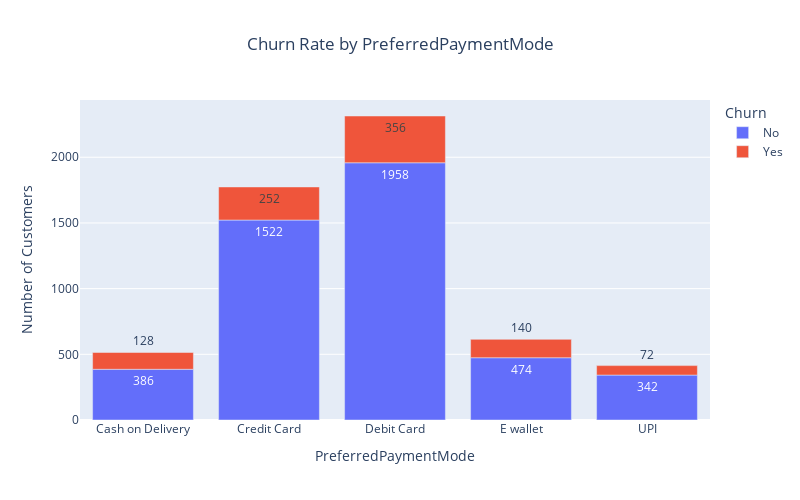

Notebook code cell kept with this figure:
### Code cell
plot_cat_churn_rate('PreferredPaymentMode', ecom_cus_df)

### Figure 1 — Plotly figure (JSON) as saved in the notebook; plotly's stock layout.template omitted (floating-point values rounded to 4 significant figures)
{"data": [{"alignmentgroup": "True", "hovertemplate": "Churn=No<br>PreferredPaymentMode=%{x}<br>count=%{text}<extra></extra>", "legendgroup": "No", "marker": {"color": "#636efa", "pattern": {"shape": ""}}, "name": "No", "offsetgroup": "No", "orientation": "v", "showlegend": true, "text": [386, 1522, 1958, 474, 342], "textposition": "auto", "type": "bar", "x": ["Cash on Delivery", "Credit Card", "Debit Card", "E wallet", "UPI"], "xaxis": "x", "y": [386, 1522, 1958, 474, 342], "yaxis": "y"}, {"alignmentgroup": "True", "hovertemplate": "Churn=Yes<br>PreferredPaymentMode=%{x}<br>count=%{text}<extra></extra>", "legendgroup": "Yes", "marker": {"color": "#EF553B", "pattern": {"shape": ""}}, "name": "Yes", "offsetgroup": "Yes", "orientation": "v", "showlegend": true, "text": [128, 252, 356, 140, 72], "textposition": "auto", "type": "bar", "x": ["Cash on Delivery", "Credit Card", "Debit Card", "E wallet", "UPI"], "xaxis": "x", "y": [128, 252, 356, 140, 72], "yaxis": "y"}], "layout": {"barmode": "relative", "height": 500, "legend": {"title": {"text": "Churn"}, "tracegroupgap": 0}, "title": {"text": "Churn Rate by PreferredPaymentMode", "x": 0.5}, "width": 800, "xaxis": {"anchor": "y", "domain": [0, 1], "title": {"text": "PreferredPaymentMode"}}, "yaxis": {"anchor": "x", "domain": [0, 1], "title": {"text": "Number of Customers"}}}}
